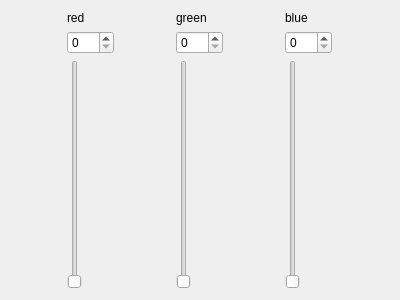
<?xml version="1.0" encoding="UTF-8"?>
<ui version="4.0">
 <class>Form</class>
 <widget class="QWidget" name="Form">
  <property name="geometry">
   <rect>
    <x>0</x>
    <y>0</y>
    <width>400</width>
    <height>300</height>
   </rect>
  </property>
  <property name="windowTitle">
   <string>Form</string>
  </property>
  <layout class="QGridLayout" name="gridLayout_4">
   <item row="0" column="0">
    <layout class="QGridLayout" name="gridLayout">
     <item row="1" column="0">
      <widget class="QSpinBox" name="spinBox">
       <property name="maximum">
        <number>255</number>
       </property>
      </widget>
     </item>
     <item row="0" column="0">
      <widget class="QLabel" name="label">
       <property name="text">
        <string>red</string>
       </property>
      </widget>
     </item>
     <item row="2" column="0">
      <widget class="QSlider" name="verticalSlider">
       <property name="maximum">
        <number>255</number>
       </property>
       <property name="orientation">
        <enum>Qt::Vertical</enum>
       </property>
      </widget>
     </item>
    </layout>
   </item>
   <item row="0" column="1">
    <layout class="QGridLayout" name="gridLayout_2">
     <item row="0" column="0">
      <widget class="QLabel" name="label_2">
       <property name="text">
        <string>green</string>
       </property>
      </widget>
     </item>
     <item row="1" column="0">
      <widget class="QSpinBox" name="spinBox_2">
       <property name="maximum">
        <number>255</number>
       </property>
      </widget>
     </item>
     <item row="2" column="0">
      <widget class="QSlider" name="verticalSlider_2">
       <property name="maximum">
        <number>255</number>
       </property>
       <property name="orientation">
        <enum>Qt::Vertical</enum>
       </property>
      </widget>
     </item>
    </layout>
   </item>
   <item row="0" column="2">
    <layout class="QGridLayout" name="gridLayout_3">
     <item row="0" column="0">
      <widget class="QLabel" name="label_3">
       <property name="text">
        <string>blue</string>
       </property>
      </widget>
     </item>
     <item row="1" column="0">
      <widget class="QSpinBox" name="spinBox_3">
       <property name="maximum">
        <number>255</number>
       </property>
      </widget>
     </item>
     <item row="2" column="0">
      <widget class="QSlider" name="verticalSlider_3">
       <property name="maximum">
        <number>255</number>
       </property>
       <property name="orientation">
        <enum>Qt::Vertical</enum>
       </property>
      </widget>
     </item>
    </layout>
   </item>
  </layout>
 </widget>
 <resources/>
 <connections>
  <connection>
   <sender>verticalSlider</sender>
   <signal>valueChanged(int)</signal>
   <receiver>spinBox</receiver>
   <slot>setValue(int)</slot>
   <hints>
    <hint type="sourcelabel">
     <x>66</x>
     <y>204</y>
    </hint>
    <hint type="destinationlabel">
     <x>61</x>
     <y>40</y>
    </hint>
   </hints>
  </connection>
  <connection>
   <sender>verticalSlider_2</sender>
   <signal>valueChanged(int)</signal>
   <receiver>spinBox_2</receiver>
   <slot>setValue(int)</slot>
   <hints>
    <hint type="sourcelabel">
     <x>196</x>
     <y>114</y>
    </hint>
    <hint type="destinationlabel">
     <x>197</x>
     <y>35</y>
    </hint>
   </hints>
  </connection>
  <connection>
   <sender>verticalSlider_3</sender>
   <signal>valueChanged(int)</signal>
   <receiver>spinBox_3</receiver>
   <slot>setValue(int)</slot>
   <hints>
    <hint type="sourcelabel">
     <x>323</x>
     <y>181</y>
    </hint>
    <hint type="destinationlabel">
     <x>318</x>
     <y>39</y>
    </hint>
   </hints>
  </connection>
  <connection>
   <sender>spinBox</sender>
   <signal>valueChanged(int)</signal>
   <receiver>verticalSlider</receiver>
   <slot>setValue(int)</slot>
   <hints>
    <hint type="sourcelabel">
     <x>60</x>
     <y>38</y>
    </hint>
    <hint type="destinationlabel">
     <x>64</x>
     <y>150</y>
    </hint>
   </hints>
  </connection>
  <connection>
   <sender>spinBox_2</sender>
   <signal>valueChanged(int)</signal>
   <receiver>verticalSlider_2</receiver>
   <slot>setValue(int)</slot>
   <hints>
    <hint type="sourcelabel">
     <x>184</x>
     <y>41</y>
    </hint>
    <hint type="destinationlabel">
     <x>191</x>
     <y>97</y>
    </hint>
   </hints>
  </connection>
  <connection>
   <sender>spinBox_3</sender>
   <signal>valueChanged(int)</signal>
   <receiver>verticalSlider_3</receiver>
   <slot>setValue(int)</slot>
   <hints>
    <hint type="sourcelabel">
     <x>327</x>
     <y>43</y>
    </hint>
    <hint type="destinationlabel">
     <x>330</x>
     <y>103</y>
    </hint>
   </hints>
  </connection>
 </connections>
</ui>
